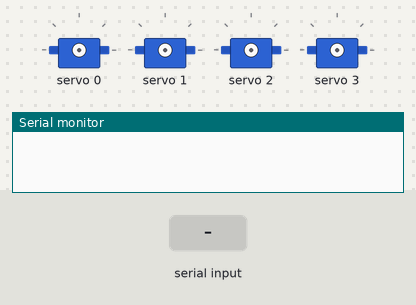
This sketch was run on a simulated Arduino Uno, built with avr-gcc and run on an emulated ATmega328P. On the bench: 4 × servo, the last lines printed to the serial monitor. The inputs (shaded band) are chosen by the test bench.

Above: at 1.2 s.
1.3 s: "90,45\n" received over Serial
2.8 s: "30,150\n" received over Serial
At 3.5 s:
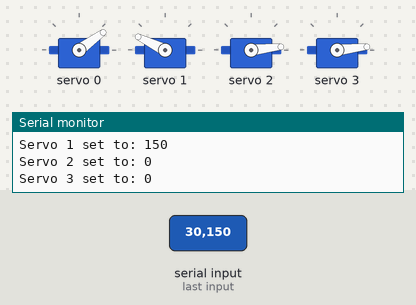
4.3 s: "5\n" received over Serial
At 5.2 s:
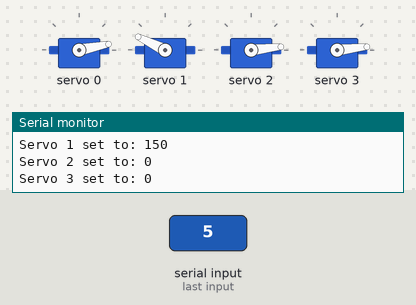
5.8 s: "1,90\n" received over Serial
At 6.8 s:
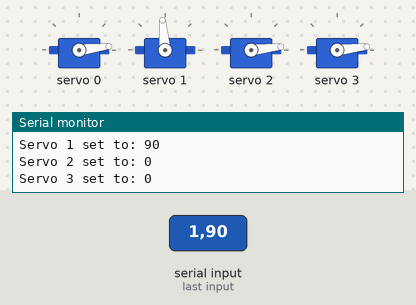
7.3 s: "1,90,45\n" received over Serial
At 8.5 s:
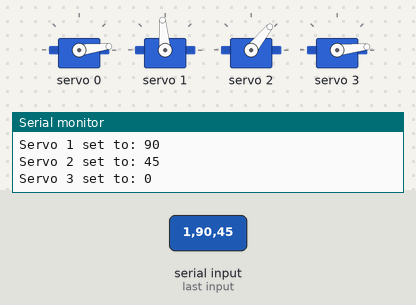
Timing chart, 0 to 10.3 s (numbered marks = the images above; inputs shaded):
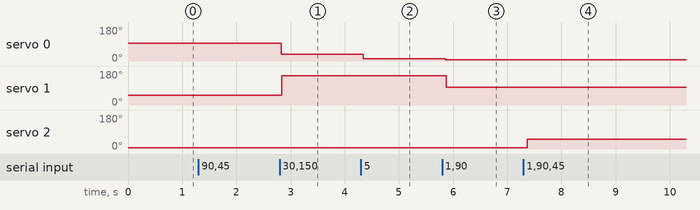

The sketch:

sendPWMonly.ino
```cpp
#include <Wire.h> //I2C Library
#include <Adafruit_PWMServoDriver.h> //PWM Servo Driver Library

// Create an instance of the Adafruit PWM Servo Driver
Adafruit_PWMServoDriver pwm = Adafruit_PWMServoDriver();

// Limits pwm pulse length for sg90 servos
#define SERVOMIN 150  // Minimum pulse length count (out of 4096)
#define SERVOMAX 600  // Maximum pulse length count (out of 4096)

// Function to convert degrees to pulse length
uint16_t degreesToPulse(uint8_t degrees) {
  return map(degrees, 0, 180, SERVOMIN, SERVOMAX);
}

// Function to control the servo position
void servo_control(uint8_t servoNum, uint8_t degrees) {
  uint16_t pulseLength = degreesToPulse(degrees);
  pwm.setPWM(servoNum, 0, pulseLength);
}

void setup() {
  Serial.begin(9600);
  pwm.begin();
  pwm.setPWMFreq(60);  // Analog servos run at ~60 Hz
  delay(10);
}

void loop() {
  static String inputString = "";  // A string to hold incoming data
  static boolean stringComplete = false;  // Whether the string is complete

  // Check if data is available to read
  while (Serial.available()) {
    char inChar = (char)Serial.read();
    inputString += inChar;
    if (inChar == '\n') {
      stringComplete = true;
    }
  }

  // Process the complete string
  if (stringComplete) {
    int servoAngles[4];
    int angleIndex = 0;
    int startIndex = 0;
    int endIndex = inputString.indexOf(',');

    // Parse the input string into servo angles
    while (endIndex != -1 && angleIndex < 4) {
      servoAngles[angleIndex++] = inputString.substring(startIndex, endIndex).toInt();
      startIndex = endIndex + 1;
      endIndex = inputString.indexOf(',', startIndex);
    }
    if (angleIndex < 4) {
      servoAngles[angleIndex] = inputString.substring(startIndex).toInt();
    }

    // Send angles to the PWM driver
    for (int i = 0; i < 4; i++) {
      if (servoAngles[i] >= 0 && servoAngles[i] <= 180) {
        servo_control(i, servoAngles[i]);
        Serial.print("Servo ");
        Serial.print(i);
        Serial.print(" set to: ");
        Serial.println(servoAngles[i]);
      } else {
        Serial.print("Invalid angle for servo ");
        Serial.print(i);
        Serial.println(". Please enter a number between 0 and 180.");
      }
    }

    // Clear the inputString and reset the flag
    inputString = "";
    stringComplete = false;
  }
  delay(100);
}
```

Measured:
- after the input at 2.8 s, servo 0: 95° → 36° at once; servo 1: 51° → 154° at once
- after the input at 4.3 s, servo 0: 36° → 11° at once
- after the input at 5.8 s, servo 0: 11° → 7° after 0.06 s; servo 1: 154° → 95° after 0.07 s
- after the input at 7.3 s, servo 2: 6° → 51° after 0.07 s
